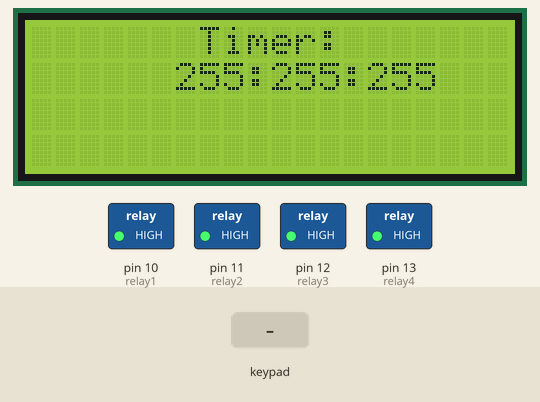
Recording of a sketch running on a simulated Arduino Uno, built with avr-gcc and run on an emulated ATmega328P. On the bench: 20×4 character LCD, switched loads named in the sketch (green lamp = pin HIGH). The test bench sets the inputs (shaded band). EEPROM starts erased; what the sketch prints to the serial monitor is not drawn.

Above: at 2.3 s.
2.4 s: key 'A' pressed
At 3.1 s:
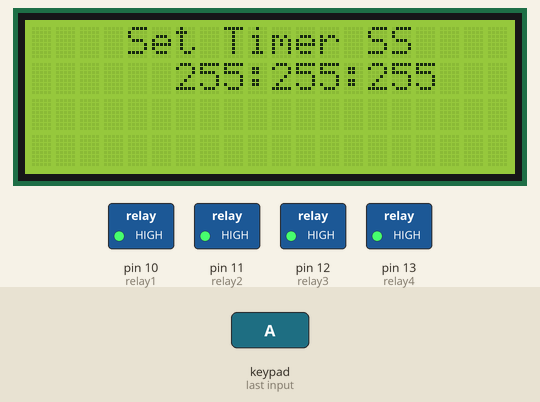
3.9 s: key 'B' pressed
At 5.0 s:
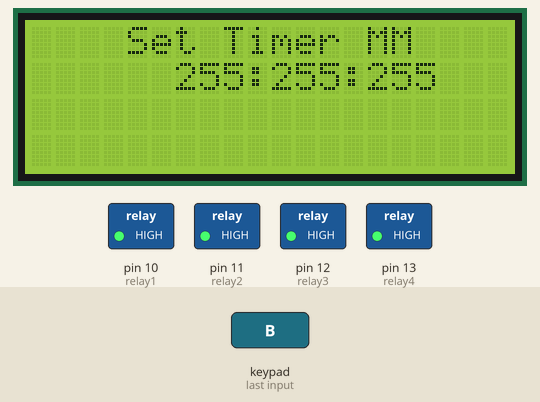
5.4 s: key 'C' pressed
6.9 s: keypad keys 9 8 7 6 * pressed 0.4 s apart
At 8.4 s:
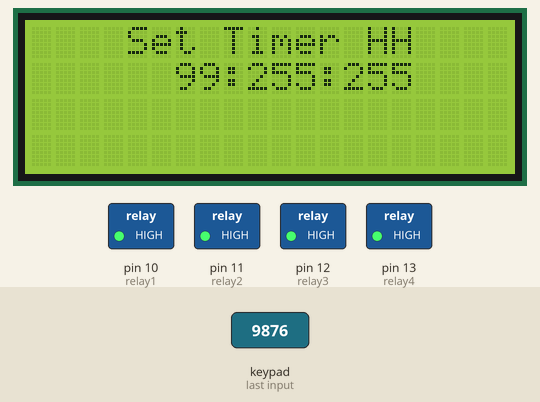
11.0 s: keypad keys 5 4 3 2 * pressed 0.4 s apart
At 13.2 s:
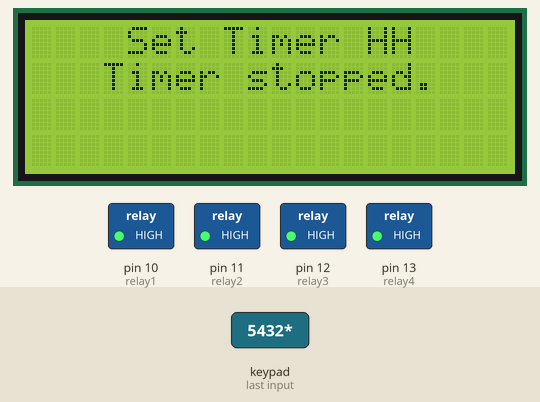
16.0 s: keypad keys 9 8 7 6 # pressed 0.4 s apart
At 18.6 s:
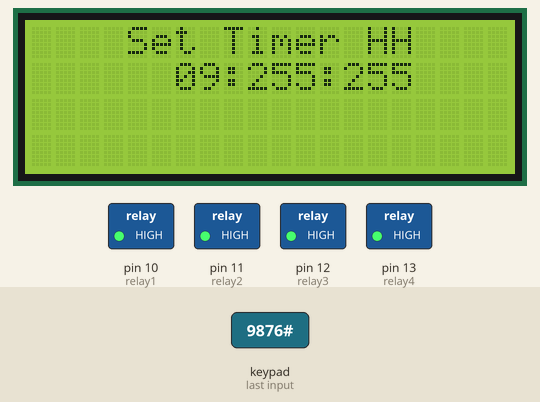
Timing chart, 0 to 20.1 s (numbered marks = the images above; inputs shaded):
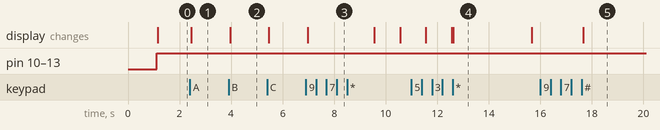

Measured:
- after the input at 2.4 s, the display: changes after 0.05 s (image 1)
- after the input at 3.9 s, the display: changes after 0.08 s (image 2)
- after the input at 6.9 s, the display: changes after 0.07 s (image 3)
- after the input at 11.0 s, the display: first differs from a run without the input after 1.6 s (image 4)
- after the input at 16.0 s, the display: changes after 1.7 s (image 5)
- what the display in image 4 shows lasts 3.1 s, from 12.6 s to 15.7 s

The sketch:

HydroBabe.ino
```cpp
#include <EEPROM.h>            // Libraries of the program
#include <LiquidCrystal_I2C.h> //https://github.com/fdebrabander/Arduino-LiquidCrystal-I2C-library
#include <Countimer.h>         //https://github.com/inflop/Countimer
#include "DFRobot_PH.h"
#include <Keypad.h>

LiquidCrystal_I2C lcd(0x27, 20, 4); // Declare LCD and its location in memory

Countimer pumpTimer; // Declare the timer

DFRobot_PH waterpH; // Declare the pH variable

const byte relay1 = 10, relay2 = 11, relay3 = 12, relay4 = 13;

const byte ROWS = 4; // Declarations for the keypad to function
const byte COLS = 4;

char keypadKeys[ROWS][COLS] = { // Comment
    {'1', '2', '3', 'A'},
    {'4', '5', '6', 'B'},
    {'7', '8', '9', 'C'},
    {'*', '0', '#', 'D'}};

byte rowPins[ROWS] = {9, 8, 7, 6};
byte colPins[COLS] = {5, 4, 3, 2};

Keypad timerKeypad = Keypad(makeKeymap(keypadKeys), rowPins, colPins, ROWS, COLS);

float pHVolt, pHValue, waterTemp = 25; // Various Variables
int timeS, timeM, timeH, defTimeS = 0, defTimeM = 0, defTimeH = 0, setTime = 0, timing = false;

void setup()
{
  Serial.begin(115200);

  pinMode(relay1, OUTPUT);
  pinMode(relay2, OUTPUT);
  pinMode(relay3, OUTPUT);
  pinMode(relay4, OUTPUT);

  waterpH.begin(); // Prepare the pH variable for actions

  lcd.init();
  lcd.clear();
  lcd.backlight();
  lcd.print("     Welcome To     ");
  lcd.setCursor(0, 1);
  lcd.print("    Water  Timer    ");

  eeprom_read();

  timeS = defTimeS;
  timeM = defTimeM;
  timeH = defTimeH;

  pumpTimer.setCounter(timeH, timeM, timeS, pumpTimer.COUNT_DOWN, timerComplete);
  pumpTimer.setInterval(minusTime, 1000);
  delay(1000);

  lcd.clear();
}

void timerComplete()
{
  Serial.print("Done");
  lcd.setCursor(0, 1);
  lcd.print("       Done!!!      ");

  digitalWrite(relay1, HIGH);  // Relay IN1 Off
  digitalWrite(relay2, LOW); // Relay IN1 Off
  digitalWrite(relay3, HIGH);  // Relay IN1 Off
  digitalWrite(relay4, HIGH); // Relay IN1 Off

  delay(3000);
  timing = false;
}

void minusTime()
{
  timeS = timeS - 1;
  if (timeS < 0)
  {
    timeS = 59;
    timeM = timeM - 1;
  }
  if (timeM < 0)
  {
    timeM = 59;
    timeH = timeH - 1;
  }

  Serial.print(timeH);
  Serial.print(":");
  Serial.print(timeM);
  Serial.print(":");
  Serial.print(timeS);
  Serial.print("\n");

  lcd.setCursor(6, 1);
  if (timeH <= 9)
  {
    lcd.print("0");
  }
  lcd.print(timeH);
  lcd.print(":");
  if (timeM <= 9)
  {
    lcd.print("0");
  }
  lcd.print(timeM);
  lcd.print(":");
  if (timeS <= 9)
  {
    lcd.print("0");
  }
  lcd.print(timeS);
  lcd.print("   ");
}

void loop()
{
  digitalWrite(relay1, HIGH);  // Relay IN1 On
  digitalWrite(relay2, HIGH);  // Relay IN2 On
  digitalWrite(relay3, HIGH); // Relay IN3 On
  digitalWrite(relay4, HIGH); // Relay IN4 On

  pumpTimer.run(); // Prepare the timer for actions

  char key = timerKeypad.getKey(); // Variable that listens for keypad input
  if (key && !timing)
  {
    switch (key)
    {
    case '*': // Start the timer!
      timing = true;
      Serial.print("Start Timer\n");
      // setTime = 4;
      timeS = defTimeS;
      timeM = defTimeM;
      timeH = defTimeH;

      pumpTimer.setCounter(timeH, timeM, timeS);
      pumpTimer.start();
      break;

    case '#': // Backspace the current inputted time
      Serial.print("BackSpace\n");
      switch (setTime)
      {
      case 1:
        defTimeS = defTimeS / 10;
        break;
      case 2:
        defTimeM = defTimeM / 10;
        break;
      case 3:
        defTimeH = defTimeH / 10;
        break;
      }
      break;

    case 'A':
      setTime = 1;
      Serial.print("Set Timer Seconds\n");

      break;

    case 'B':
      setTime = 2;
      Serial.print("Set Timer Minutes\n");

      break;

    case 'C':
      setTime = 3;
      Serial.print("Set Timer Hours\n");

      break;

    default:
      Serial.print(String(key));
      switch (setTime)
      {
      case 1:
        defTimeS = timeCheck(defTimeS, 59, key);
        break;
      case 2:
        defTimeM = timeCheck(defTimeM, 59, key);
        break;
      case 3:
        defTimeH = timeCheck(defTimeH, 99, key);
        break;
      }
    }
    eeprom_write();
  }

  else if (timing)
  {
    if (key == '*')
    {
      pumpTimer.stop();
      lcd.setCursor(0, 1);
      lcd.print("   Timer stopped.   ");
      delay(3000);
      timing = false;
    }
  }

  lcd.setCursor(0, 0);
  if (setTime == 0)
  {
    lcd.print("       Timer:       ");
    Serial.print("Timer:\n");
  }
  if (setTime == 1)
  {
    lcd.print("    Set Timer SS    ");
    Serial.print("Seconds = ");
    Serial.print(defTimeS);
    Serial.print("\n");
  }
  if (setTime == 2)
  {
    lcd.print("    Set Timer MM    ");
    Serial.print("Minutes = ");
    Serial.print(defTimeM);
    Serial.print("\n");
  }
  if (setTime == 3)
  {
    lcd.print("    Set Timer HH    ");
    Serial.print("Hours = ");
    Serial.print(defTimeH);
    Serial.print("\n");
  }
  /*
  if (setTime == 4)
  {
    Serial.print(timeH);
    Serial.print(":");
    Serial.print(timeM);
    Serial.print(":");
    Serial.print(timeS);
    Serial.print("\n");
  }
  */

  if (!timing)
  {
    lcd.setCursor(0, 1);
    lcd.print("      ");
    if (defTimeH <= 9)
    {
      lcd.print("0");
    }
    lcd.print(defTimeH);
    lcd.print(":");
    if (defTimeM <= 9)
    {
      lcd.print("0");
    }
    lcd.print(defTimeM);
    lcd.print(":");
    if (defTimeS <= 9)
    {
      lcd.print("0");
    }
    lcd.print(defTimeS);
    lcd.print("      ");
  }
}

int timeCheck(int timeValue, int limit, char num)
{
  timeValue = timeValue * 10 + String(num).toInt();
  if (timeValue > limit)
  {
    timeValue = limit;
  }

  return timeValue;
}

void eeprom_write()
{
  EEPROM.write(1, defTimeS);
  EEPROM.write(2, defTimeM);
  EEPROM.write(3, defTimeH);
}

void eeprom_read()
{
  defTimeS = EEPROM.read(1);
  defTimeM = EEPROM.read(2);
  defTimeH = EEPROM.read(3);
}
```
